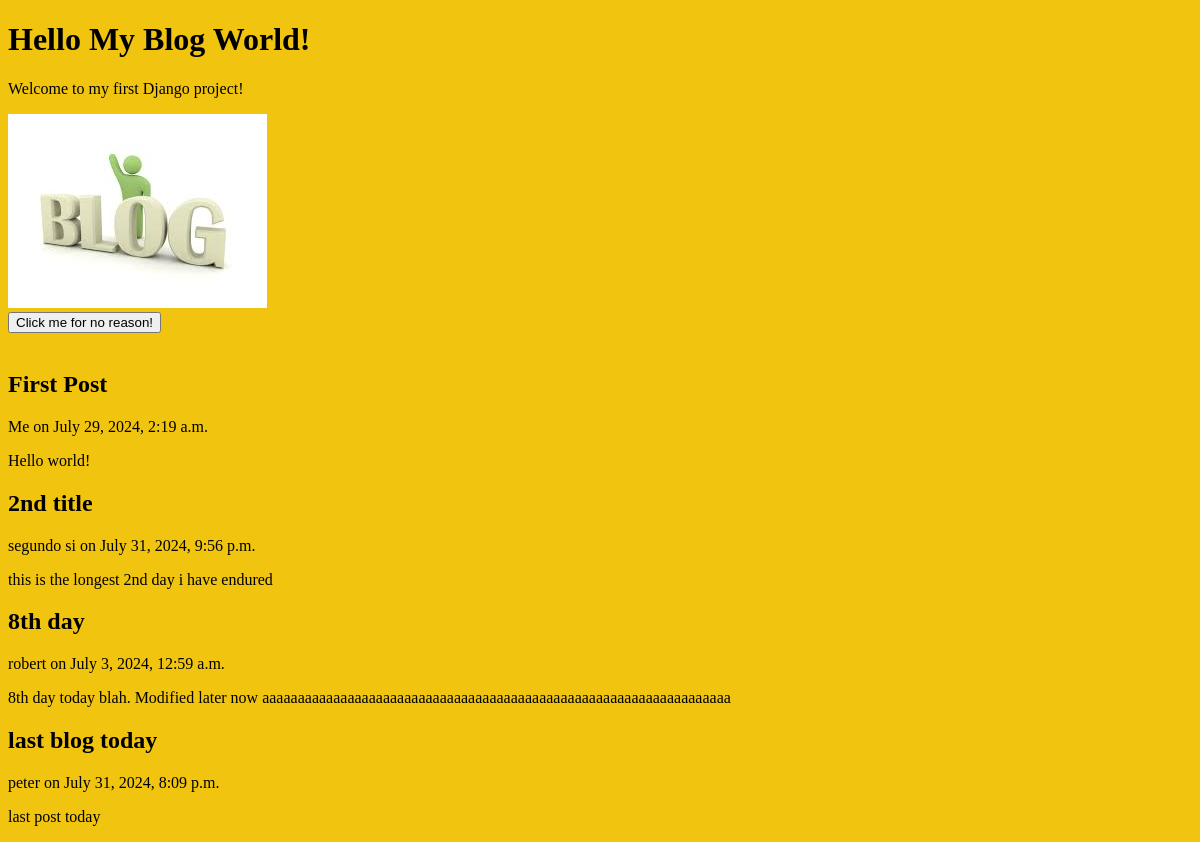
/members/, run on an earlier commit of the app's database.
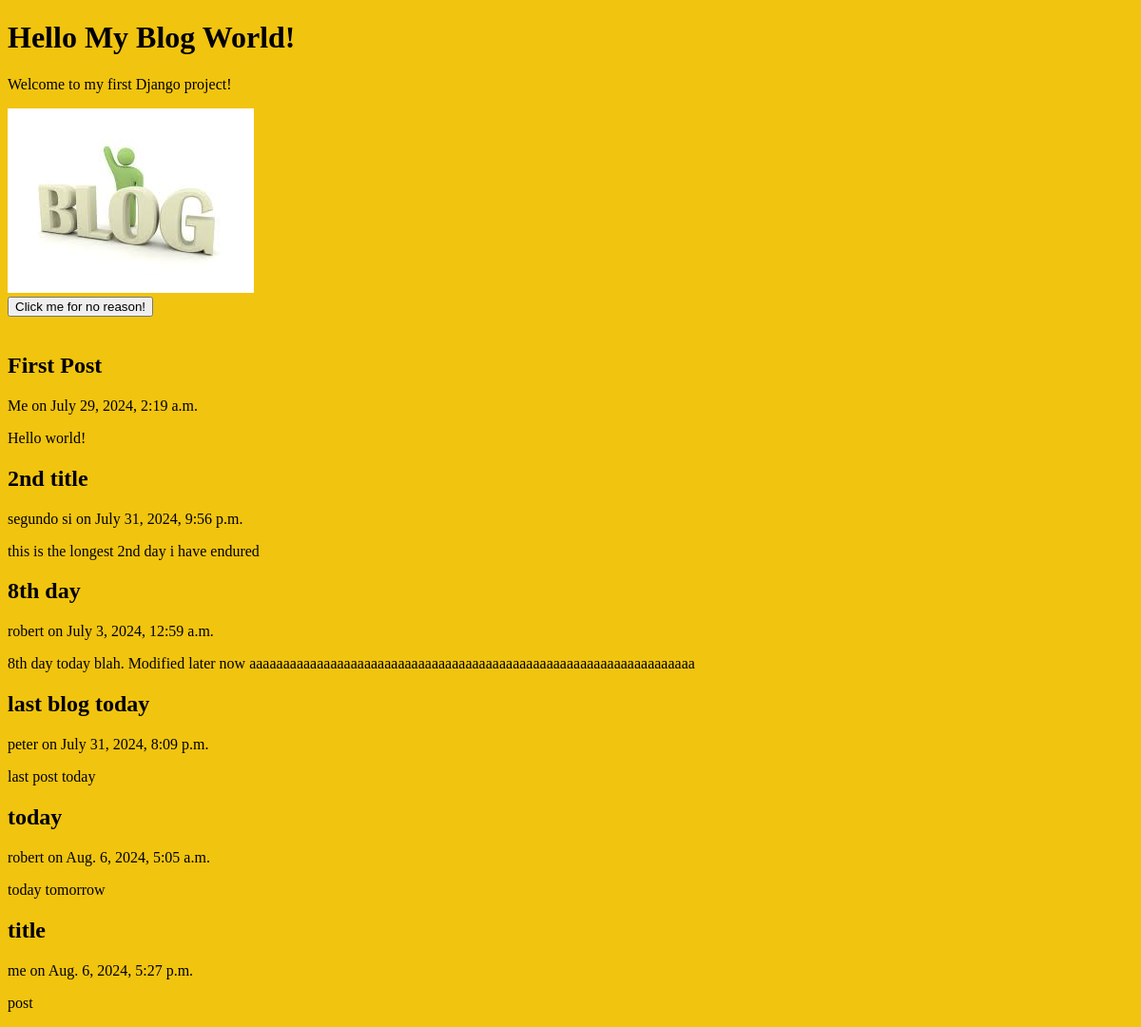
And on a later commit of the database.
### members/models.py (models this page shows, shortened)
class Post(models.Model):
  post = models.TextField()
  title = models.TextField()
  author = models.CharField(max_length=50)
  pub_date = models.DateTimeField()

### members/views.py (the view)
# urls.py: path('members/', views.members, name='members'),
def members(request):
  post_list = Post.objects.all().values()
  template = loader.get_template('myfirst.html')
  c = {'post_list': post_list,}
  return HttpResponse(template.render(c))

### members/templates/myfirst.html (shortened to what this page needs)
<!DOCTYPE html>
<html>
<body bgColor="#f1c40f">
<h1>Hello My Blog World!</h1>
<p>Welcome to my first Django project!</p>
{% load static %}
<img src="{% static 'members/static/blog.jfif' %}" alt="My blog image">
<br>
<button type="button" onclick="alert('This button does nothing.')">Click me for no reason!</button><br><br>
</body>
</html>
{% for post in post_list %}
	<h2>{{ post.title }}</h2>
	{{ post.author }} on
	{{ post.pub_date }}
	<p>{{ post.post }}</p>
{% endfor %}

What changed in the data, as far as the page shows it:
added Post: title "today", author "robert", pub_date "Aug. 6, 2024, 5:05 a.m.", post "today tomorrow"
added Post: title "title", author "me", pub_date "Aug. 6, 2024, 5:27 p.m.", post "post"
